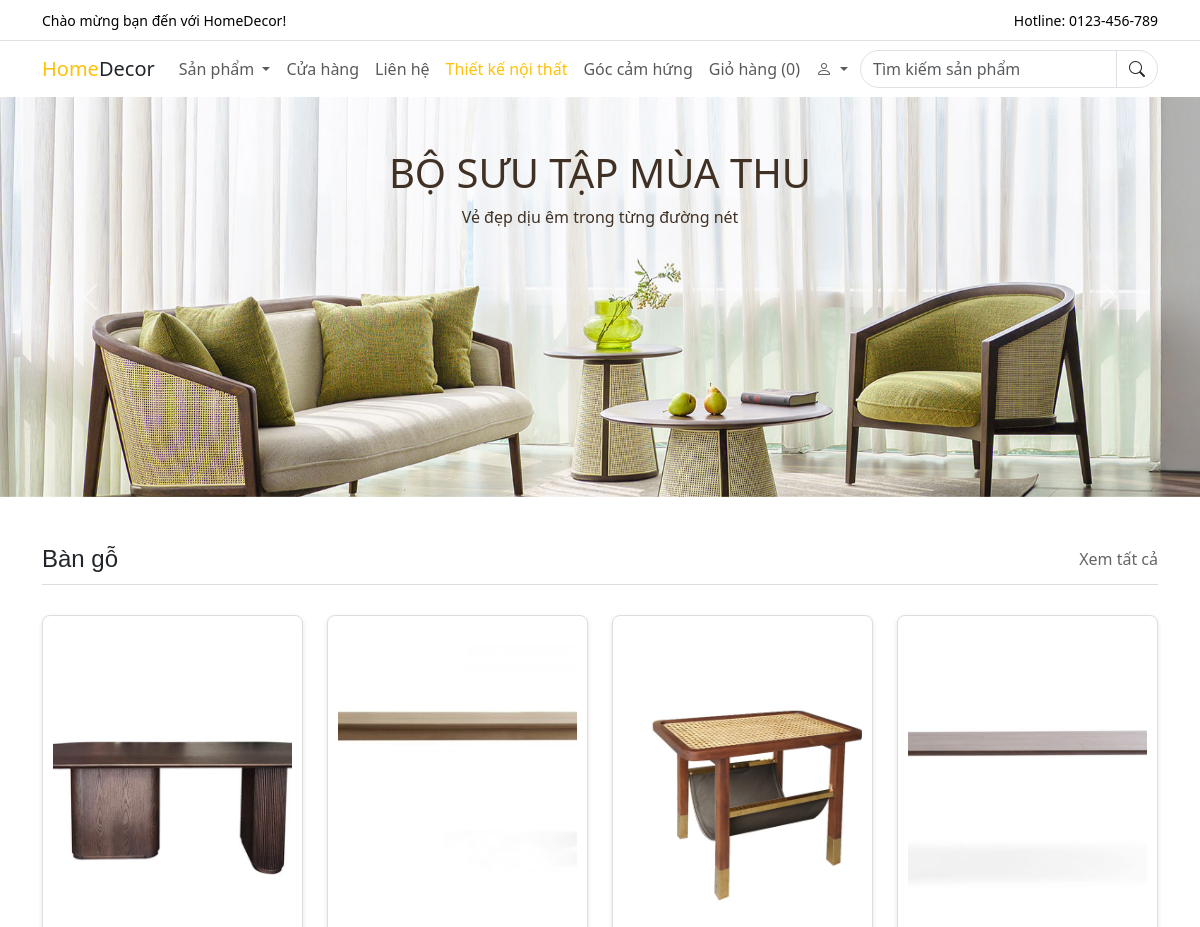
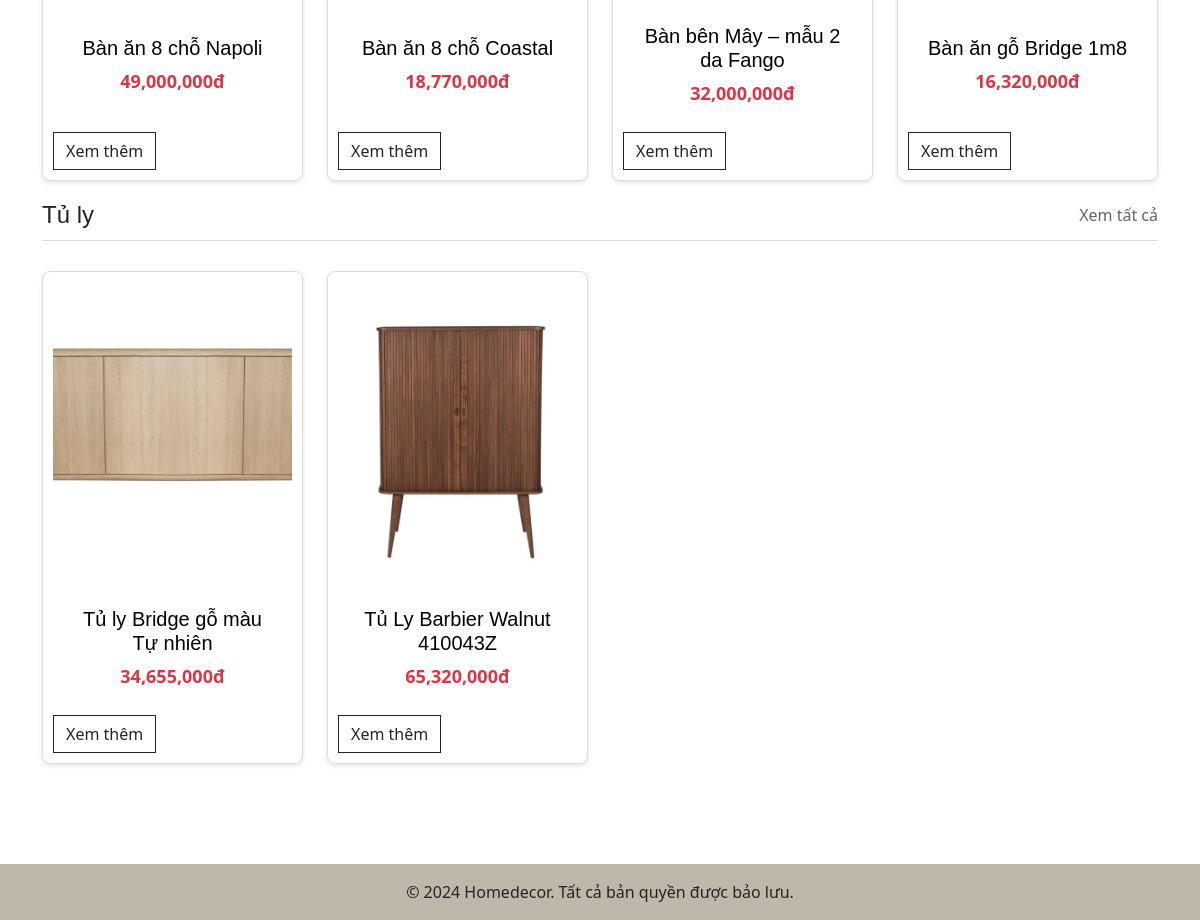
The page / on the database its author committed (2 pictures, top to bottom).
### tables this page shows
CREATE TABLE `products` (
  `id` int(11) NOT NULL,
  `name` varchar(255) NOT NULL,
  `image` varchar(255) DEFAULT NULL,
  `price` decimal(10,2) NOT NULL,
  `quantity` int(11) NOT NULL DEFAULT 1,
  `description` varchar(255) DEFAULT NULL,
  `content` text DEFAULT NULL,
  `status` tinyint(4) NOT NULL DEFAULT 1 COMMENT 'status: trang thai kinh doanh, 1: dang ky, 0: ngung kinh doanh',
  `category_id` int(11) DEFAULT NULL
);

### controllers/HomeCotroller.php (called while the page is built, shortened)
<?php
class HomeCotroller {
    public function index(){
        $product = new Product;
        $tables = $product->listProductCategoryHome(2);
        $cupboards = $product->listProductCategoryHome(4);
        return view("clients.home", compact('tables','cupboards', 'title','categories'));
    }
}

### index.php (called while the page is built, shortened)
<?php
require_once __DIR__ ."/common/function.php";
require_once __DIR__ ."/models/BaseModel.php";
require_once __DIR__ ."/models/Product.php";
require_once __DIR__ ."/controllers/HomeCotroller.php";
$ctl=$_GET['ctl']??'';
match ($ctl){
    ''=>(new HomeCotroller)->index(),
    'category' => (new ProductController)->list(),
    'details' => (new ProductController)->show(),
    'shop'=> (new ProductController)->showAllProducts(),
    'search' => (new ProductController)->searchs(),
    'add-cart'=>(new CartController)->addToCart(),
    'view-cart'=>(new CartController)->viewCart(),
    'delete-cart'=>(new CartController)->deleteProductInCart(),
    'update-cart'=>(new CartController)->updateCart(),
    'view-checkout'=>(new CartController)->viewCheckout(),
    'checkout'=>(new CartController)->checkOut(),
    'success'=>(new CartController)->success(),
    'register'=>(new AuthController)->register(),
    'login'=>(new AuthController)->login(),
    'logout'=>(new AuthController)->logout(),
    'list-order'=>(new OrderController)->showOrderUser(),
    'order-detail-users'=>(new OrderController)->detailOrderUser(),
};

### models/BaseModel.php (called while the page is built, shortened)
<?php
class BaseModel {
    public function __construct() {
        try{
$this->conn= new PDO("mysql:host=". HOST ."; dbname=" . DBNAME . "; charset=utf8; port=" .
PORT, USERNAME, PASSWORD);
        } catch(PDOException $e) {
echo "Lỗi kết nối cơ sở dữ liệu:" . $e->getMessage();
        }
    }
}

### models/Product.php (called while the page is built, shortened)
<?php
class Product extends BaseModel{
    public function listProductCategoryHome($id){
        $sql="SELECT p.*, cate_name FROM products p JOIN categories c ON p.category_id = c.id WHERE c.id=:id ORDER BY id DESC LIMIT 4";
        $stmt = $this->conn->prepare($sql);
        $stmt->execute(['id' => $id]);
        return $stmt->fetchAll(PDO::FETCH_ASSOC);
    }
}

### views/clients/home.php (the view, shortened to what this page needs)
<!DOCTYPE html>
<html lang="en">
<head>
    <link rel="stylesheet" href="/views/template/css/common.css">
    <link href="https://cdn.jsdelivr.net/npm/bootstrap@5.3.3/dist/css/bootstrap.min.css" rel="stylesheet">
    <link href="https://cdn.jsdelivr.net/npm/bootstrap-icons/font/bootstrap-icons.css" rel="stylesheet">
</head>
<body>
    <?php include_once ROOT_DIR . "views/clients/header.php"?>
    <div id="productSlideshow" class="carousel slide" data-bs-ride="carousel">
        <div class="carousel-inner">
            <?php
            $images = ['3.jpg', '4.jpg'];
            foreach ($images as $index => $image): ?>
            <div class="carousel-item <?= $index === 0 ? 'active' : '' ?>">
                <img src="<?= ROOT_URL . '/bannerimages/' . $image ?>" class="d-block w-100" alt="Slideshow Image <?= $index + 1 ?>">
            </div>
            <?php endforeach; ?>
        </div>
        <div class="carousel-caption d-none d-md-block text-center">
        <h5 class="text-matcha font-weight-bold">BỘ SƯU TẬP MÙA THU</h5>
        <p class="text-matcha">Vẻ đẹp dịu êm trong từng đường nét</p>
    </div>
        <button class="carousel-control-prev" type="button" data-bs-target="#productSlideshow" data-bs-slide="prev">
            <span class="carousel-control-prev-icon" aria-hidden="true"></span>
        </button>
        <button class="carousel-control-next" type="button" data-bs-target="#productSlideshow" data-bs-slide="next">
            <span class="carousel-control-next-icon" aria-hidden="true"></span>
        </button>
    </div>
    <div class="container mt-5">
    <div class="category-header d-flex justify-content-between align-items-center">
    <h2>Bàn gỗ</h2>
    <a href="http://localhost/homedecorfinal/?ctl=category&id=2">Xem tất cả</a>
</div>
        <div class="row g-4">
            <?php foreach ($tables as $table): ?>
                <div class="col-md-3">
    <div class="product-box">
        <img src="<?= ROOT_URL . '/productimages/' .  $table['image']?>" alt="Product Image" class="product-img">
        <div class="product-info">
            <a href="<?=ROOT_URL.'?ctl=details&id=' . $table['id']?>" class="product-name">
                <h5><?= $table['name'] ?></h5>
            </a>
            <div>
                <span class="product-price"><?= number_format($table['price'])?>đ</span>
            </div>
        </div>
        <div class="product-buttons d-flex">
    <a class="btn btn-outline-dark " href="<?= ROOT_URL.'?ctl=details&id=' . $table['id'] ?>"  style="border-radius: 0;">Xem thêm</a>
</div>
    </div>
</div>
            <?php endforeach?>
        </div>
        <div class="category-header d-flex justify-content-between align-items-center">
    <h2>Tủ ly</h2>
    <a href="http://localhost/homedecorfinal/?ctl=category&id=4">Xem tất cả</a>
</div>
        <div class="row g-4">
            <?php foreach ($cupboards as $cupboard): ?>
                <div class="col-md-3">
    <div class="product-box">
        <img src="<?= ROOT_URL . '/productimages/' .  $cupboard['image']?>" alt="Product Image" class="product-img">
        <div class="product-info">
            <a href="<?=ROOT_URL.'?ctl=details&id=' . $cupboard['id']?>" class="product-name">
                <h5><?= $cupboard['name'] ?></h5>
            </a>
            <div>
                <span class="product-price"><?= number_format($cupboard['price'])?>đ</span>
            </div>
        </div>
        <div class="product-buttons d-flex">
    <a class="btn btn-outline-dark " href="<?= ROOT_URL.'?ctl=details&id=' . $cupboard['id'] ?>"  style="border-radius: 0;">Xem thêm</a>
</div>
    </div>
</div>
            <?php endforeach?>
        </div>
    </div>
    <?php include_once ROOT_DIR . "views/clients/footer.php"?>
</body>
</html>

### common/function.php (shortened to what this page needs)
<?php
function view($path_view, $data = [])
{
    extract($data);
    $path_view = str_replace(".", "/", $path_view);
        $view_path = ROOT_DIR . "views/$path_view.php";
        if (file_exists($view_path)) {
        extract($data);
        include_once $view_path;
    } else {
        echo "Không tồn tại: $view_path";
    }
}

### views/clients/header.php (shortened to what this page needs)
<!DOCTYPE html>
<html lang="en">
<head>
    <link rel="stylesheet" href="/views/template/css/common.css">
    <link href="https://cdn.jsdelivr.net/npm/bootstrap@5.3.3/dist/css/bootstrap.min.css" rel="stylesheet">
    <link href="https://cdn.jsdelivr.net/npm/bootstrap-icons/font/bootstrap-icons.css" rel="stylesheet">
</head>
</head>
<body>
    <div class="top-bar">
        <div class="container">
            <small>Chào mừng bạn đến với HomeDecor!</small>
            <small>Hotline: 0123-456-789</small>
        </div>
    </div>
    <div class="w-100 bg-white border-top">
        <nav class="navbar navbar-expand-lg">
            <div class="container">
                <a class="navbar-brand" href="/homedecorfinal/">
                    <span class="text-warning">Home</span><span class="text-dark">Decor</span>
                </a>
                <div class="collapse navbar-collapse" id="navbarSupportedContent">
                    <ul class="navbar-nav me-auto mb-2 mb-lg-0">
                        <li class="nav-item dropdown">
                        <a class="nav-link dropdown-toggle" href="#" id="navbarDropdown" role="button" data-bs-toggle="dropdown" aria-expanded="false">
                            Sản phẩm
                        </a>
</li>
<li class="nav-item">
                            <a class="nav-link" href="<?= ROOT_URL . '?ctl=shop'?>">Cửa hàng</a>
                        </li>
                        <li class="nav-item">
                            <a class="nav-link" href="/homedecorfinal/contact">Liên hệ</a>
                        </li>
                        <li class="nav-item">
                            <a class="nav-link text-warning" href="/homedecorfinal/decoration">Thiết kế nội thất</a>
                        </li>
                        <li class="nav-item">
                            <a class="nav-link" href="/homedecorfinal/inspiration">Góc cảm hứng</a>
                        </li>
                        <li class="nav-item">
                            <a class="nav-link" href="<?= ROOT_URL . '?ctl=view-cart' ?>">Giỏ hàng (<?= $_SESSION['totalQuantity']?? '0' ?>)</a>
                        </li>
                        <li class="nav-item dropdown">
    <a class="nav-link dropdown-toggle d-flex align-items-center" href="#" id="authDropdown" role="button" data-bs-toggle="dropdown" aria-expanded="false">
        <i class="bi bi-person me-1"></i>
    </a>
</li>
                    </ul>
                    <form class="d-flex" action="/homedecorfinal/" method="GET">
    <div class="input-group">
        <input class="form-control" type="search" name="query" placeholder="Tìm kiếm sản phẩm" aria-label="Search">
        <button class="input-group-text bg-white">
            <i class="bi bi-search"></i>
        </button>
    </div>
</form>
                </div>
            </div>
        </nav>
    </div>
</body>

### views/clients/footer.php (shortened to what this page needs)
</body>
<footer style="background-color: #eee6d3; width: 100%; margin-bottom: 0; padding-bottom: 0;">
  <div class="text-center p-3" style="background-color: rgba(0, 0, 0, 0.2);">
    &copy; 2024 Homedecor. Tất cả bản quyền được bảo lưu.
  </div>
</footer>
</html>

### views/template/css/common.css (style rules this page uses)
.product-box { border: 1px solid #ddd; border-radius: 8px; overflow: hidden; box-shadow: 0 2px 5px rgba(0, 0, 0, 0.1); transition: transform 0.3s; background-color: #fff; padding: 10px; box-sizing: border-box; }
.product-img { width: 100%; min-height: 300px; }
.product-info { padding: 15px; }
.product-price { font-size: 18px; font-weight: bold; color: #dc3545; }
.product-buttons { display: flex; justify-content: space-between; gap: 10px; margin-top: 10px; }

### views/clients/home.php (style rules this page uses)
.text-matcha { color:rgb(65, 49, 36); }
.carousel-inner img { height: 400px; object-fit: cover; width: 100%; }
.carousel-caption { top: 8%; }
.carousel-caption h5 { font-size: 2.5rem; }
.carousel-caption p { font-size: 1rem; }
.product-box { text-align: center; padding: 10px; transition: border 0.3s ease; border: 1px solid transparent; background-color: #fff; height: 100%; display: flex; flex-direction: column; justify-content: space-between; }
.product-info { margin-top: 10px; }
.product-img { width: 100%; height: auto; max-height: 150px; object-fit: cover; border-radius: 8px; cursor: pointer; }
.product-buttons { margin-top: 10px; }
.category-header { display: flex; justify-content: space-between; align-items: center; border-bottom: 1px solid #ddd; padding-bottom: 10px; margin-bottom: 30px; margin-top:20px }
.category-header h2 { font-size: 1.5rem !important; font-weight: thin !important; margin: 0; font-family: Arial, sans-serif; }
.category-header a { font-size: 1rem; color:rgb(100, 100, 100); text-decoration: none; font-weight: lighter; }
.product-name { font-size: 1rem; font-weight: lighter; margin: 10px 0; color: black; text-decoration: none; font-family: Arial, sans-serif; }
.product-price { color: black; font-size: 1rem; font-weight: lighter; }

### views/clients/header.php (style rules this page uses)
.input-group .form-control { border-radius: 20px 0 0 20px; }
.input-group .input-group-text { border-radius: 0 20px 20px 0; }
.top-bar { background-color:rgb(255, 255, 255) ; height: 40px; }
.top-bar .container { display: flex; align-items: center; justify-content: space-between; height: 100%; }
.top-bar small { font-size: 14px; color:rgb(0, 0, 0); }

### views/clients/footer.php (style rules this page uses)
footer { margin-bottom: 0 !important; padding-bottom: 0 !important; margin-top: 100px !important; max-width: 100%; }

### rows shown on the page
products: image (picture), name "Bàn ăn 8 chỗ Napoli", price "49,000,000"
products: image (picture), name "Bàn ăn 8 chỗ Coastal", price "18,770,000"
products: image (picture), name "Bàn bên Mây – mẫu 2 da Fango", price "32,000,000"
products: image (picture), name "Bàn ăn gỗ Bridge 1m8", price "16,320,000"
products: image (picture), name "Tủ ly Bridge gỗ màu Tự nhiên", price "34,655,000"
products: image (picture), name "Tủ Ly Barbier Walnut 410043Z", price "65,320,000"

### other values the page prints
$_SESSION['totalQuantity'] "0"
